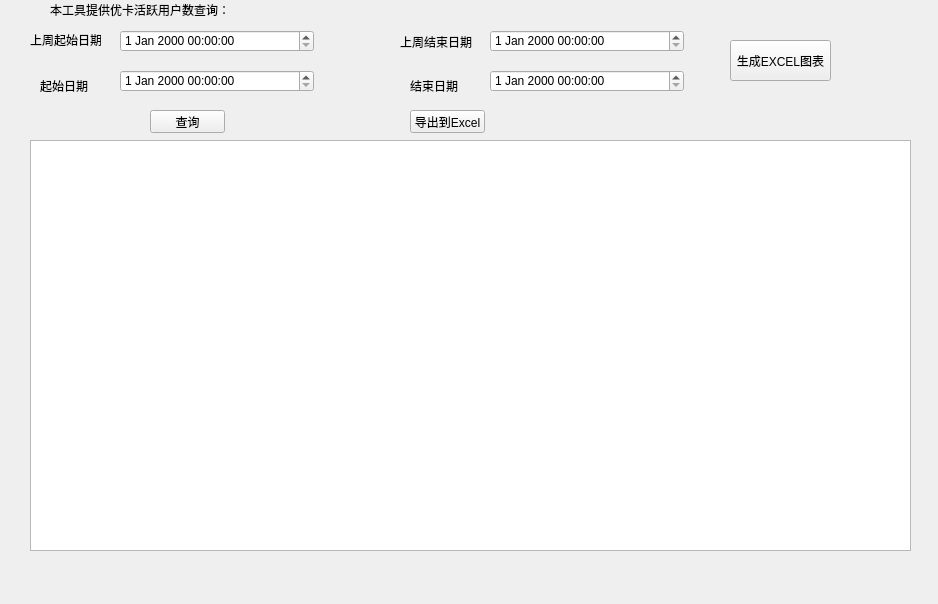
<?xml version="1.0" encoding="UTF-8"?>
<ui version="4.0">
 <class>MainWindow</class>
 <widget class="QMainWindow" name="MainWindow">
  <property name="geometry">
   <rect>
    <x>0</x>
    <y>0</y>
    <width>938</width>
    <height>604</height>
   </rect>
  </property>
  <property name="windowTitle">
   <string>MainWindow</string>
  </property>
  <widget class="QWidget" name="centralWidget">
   <widget class="QLabel" name="lbl_query_liveuser">
    <property name="geometry">
     <rect>
      <x>50</x>
      <y>0</y>
      <width>201</width>
      <height>20</height>
     </rect>
    </property>
    <property name="text">
     <string>本工具提供优卡活跃用户数查询：</string>
    </property>
   </widget>
   <widget class="QDateTimeEdit" name="date_from_last">
    <property name="geometry">
     <rect>
      <x>120</x>
      <y>30</y>
      <width>194</width>
      <height>22</height>
     </rect>
    </property>
   </widget>
   <widget class="QDateTimeEdit" name="date_end_last">
    <property name="geometry">
     <rect>
      <x>490</x>
      <y>30</y>
      <width>194</width>
      <height>22</height>
     </rect>
    </property>
   </widget>
   <widget class="QLabel" name="lbl_date_from_last">
    <property name="geometry">
     <rect>
      <x>30</x>
      <y>30</y>
      <width>71</width>
      <height>20</height>
     </rect>
    </property>
    <property name="text">
     <string>上周起始日期</string>
    </property>
   </widget>
   <widget class="QLabel" name="lbl_date_end_last">
    <property name="geometry">
     <rect>
      <x>400</x>
      <y>32</y>
      <width>91</width>
      <height>20</height>
     </rect>
    </property>
    <property name="text">
     <string>上周结束日期</string>
    </property>
   </widget>
   <widget class="QPushButton" name="btn_query">
    <property name="geometry">
     <rect>
      <x>150</x>
      <y>110</y>
      <width>75</width>
      <height>23</height>
     </rect>
    </property>
    <property name="text">
     <string>查询</string>
    </property>
   </widget>
   <widget class="QPushButton" name="btn_export_excel">
    <property name="geometry">
     <rect>
      <x>410</x>
      <y>110</y>
      <width>75</width>
      <height>23</height>
     </rect>
    </property>
    <property name="text">
     <string>导出到Excel</string>
    </property>
   </widget>
   <widget class="QTableWidget" name="tb_liveuser">
    <property name="geometry">
     <rect>
      <x>30</x>
      <y>140</y>
      <width>881</width>
      <height>411</height>
     </rect>
    </property>
   </widget>
   <widget class="QLabel" name="lbl_date_from">
    <property name="geometry">
     <rect>
      <x>40</x>
      <y>80</y>
      <width>54</width>
      <height>12</height>
     </rect>
    </property>
    <property name="text">
     <string>起始日期</string>
    </property>
   </widget>
   <widget class="QDateTimeEdit" name="date_end">
    <property name="geometry">
     <rect>
      <x>490</x>
      <y>70</y>
      <width>194</width>
      <height>22</height>
     </rect>
    </property>
   </widget>
   <widget class="QLabel" name="lbl_date_end">
    <property name="geometry">
     <rect>
      <x>410</x>
      <y>80</y>
      <width>54</width>
      <height>12</height>
     </rect>
    </property>
    <property name="text">
     <string>结束日期</string>
    </property>
   </widget>
   <widget class="QDateTimeEdit" name="date_from">
    <property name="geometry">
     <rect>
      <x>120</x>
      <y>70</y>
      <width>194</width>
      <height>22</height>
     </rect>
    </property>
   </widget>
   <widget class="QPushButton" name="btn_make_chart">
    <property name="geometry">
     <rect>
      <x>730</x>
      <y>40</y>
      <width>101</width>
      <height>41</height>
     </rect>
    </property>
    <property name="text">
     <string>生成EXCEL图表</string>
    </property>
   </widget>
  </widget>
 </widget>
 <resources/>
 <connections/>
</ui>
